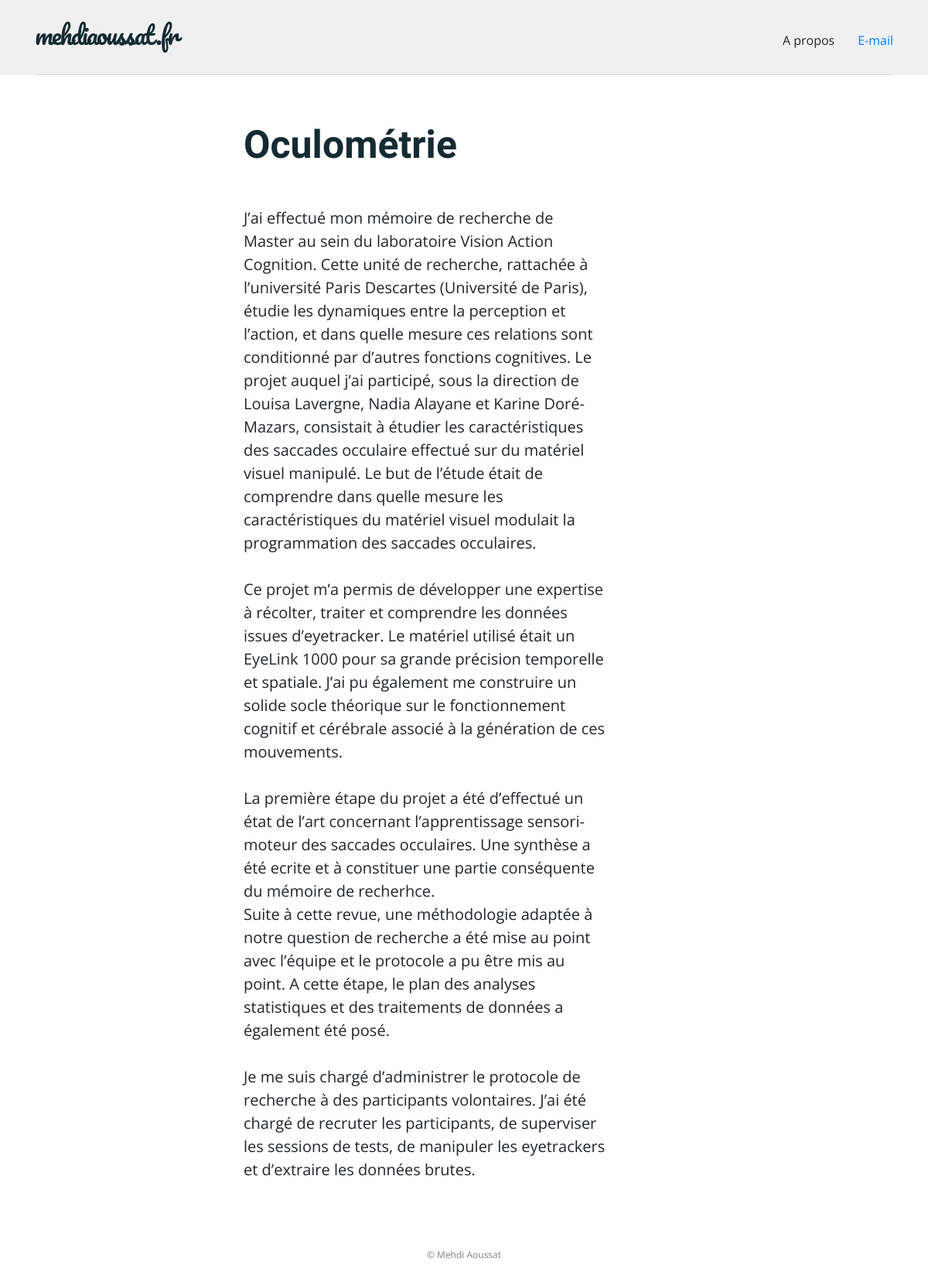
/projet/oculometrie/, run on the app's committed database.
### book/models.py (models this page shows, shortened)
class Page_projet(models.Model):
	titre = models.CharField(max_length=200)
	text = models.TextField(blank=True)
	tag = models.CharField(max_length=200)
	description = models.TextField(default="")
	img_description = models.ImageField(upload_to = 'description_projets/', default = 'description_projets/no-img.jpg')

### book/views.py (the view)
# urls.py: path('projet/<str:tag>/',views.page_projet, name="page_projet"),
def page_projet(request,tag):
	projets = get_object_or_404(Page_projet, tag=tag)
	return render(request, 'book/page_projet.html',{'projets' : projets})

### book/templates/book/page_projet.html
{% extends 'book/base.html' %}
{%block content1%}
<div class="row prjwrapper">
	<div class="col-md-5 offset-md-3 ">
		<h2> {{projets.titre}} </h2>
		<p>
			{{projets.text|safe|linebreaksbr}}
		</p>
	</div>
</div>
{%endblock%}

### book/static/css/book.css (style rules this page uses)
body { font-family:"open sans" ; font-size:1em; }
h2 { font-family:"Share"; font-weight:bold; color:#142b33; }
.prjwrapper { margin:60px auto; }
.prjwrapper h2 { font-size: 50px; margin-bottom:50px; }
.prjwrapper p { font-size:20px; margin-top:10px; }

### data on the page
Page_projet: titre "Oculométrie", text "J’ai effectué mon mémoire de recherche de Master au sein du laboratoire Vision Action Cognition. Cette unité de recherche, rattachée à l’université Paris Descartes (Université de Paris), étudie les dynamiques entre la perception et l’action, et dans quelle mesure ces relations sont conditionné par d’autres fonctions cognitives. Le projet auquel j’ai participé, sous la direction de Louisa Lavergne, Nadia Alayane et Karine Doré-Mazars, consistait à étudier les caractéristiques des saccades occulaire effectué sur du matériel visuel manipulé. Le but de l’étude était de comprendre dans quelle mesure les caractéristiques du matériel visuel modulait la programmation des saccades occulaires. Ce…"
